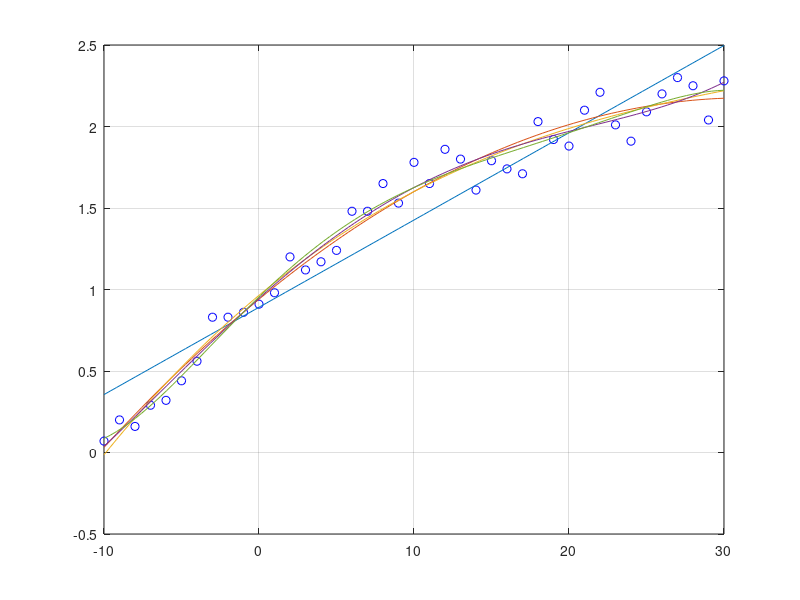

The MATLAB source for this figure:
% APROXIMACE DAT Z MERENI
clear all;
clc;

data=load('data.txt');                  % nacteni dat mereni
plot(data(1,:), data(2,:), 'bo');       % vykresleni dat z matice
hold on;                                % podrzeni grafu pro dalsi kresleni

% aproximace polynomem radu 1-5
for a=1:5
  p = polyfit(data(1,:), data(2,:), a); % vypocet polynomu pro data
  x=linspace(-10,30,100);               % generovani osy x
  y=polyval(p,x);                       % vypocet hodnoty polynomu pro celou osu x
  plot(x,y);                            % vykresleni polynomu
end

grid on;                                % zapnuti mrizky